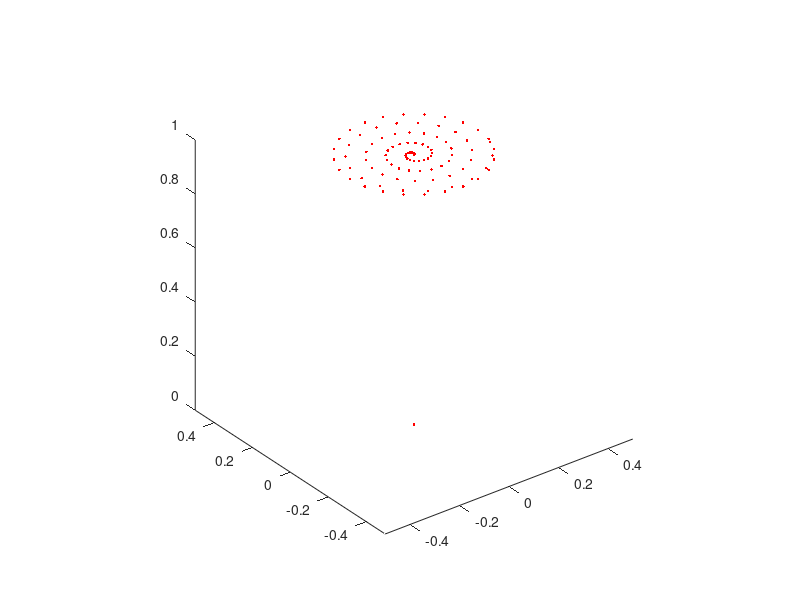

MATLAB code to generate this figure:
clear all, close all, clc


sonar_angle_span = 30;
n_rotations = 5; n_angles = 100;

r_max = sin(deg2rad(sonar_angle_span) / 2);

n_angles_2 = round(n_angles / (n_rotations - 1));
n_angles_1 = n_angles - n_angles_2;

angles_1 = linspace(0, (n_rotations - 1) * 2 * pi, n_angles_1);
angles_2 = linspace(0, 2 * pi, n_angles_2);

r_1 = angles_1 / ((n_rotations - 1) * 2 * pi) * r_max;
r_2 = repmat(r_max, [1, n_angles_2]);

angles = [angles_1, angles_2];   r = [r_1, r_2];
x = r .* cos(angles);
y = r .* sin(angles);
z = ones([1, n_angles]);
close all
plot3(x,y,z,'r.')
hold on
plot3(0,0,0,'r.')
hold off
axis equal